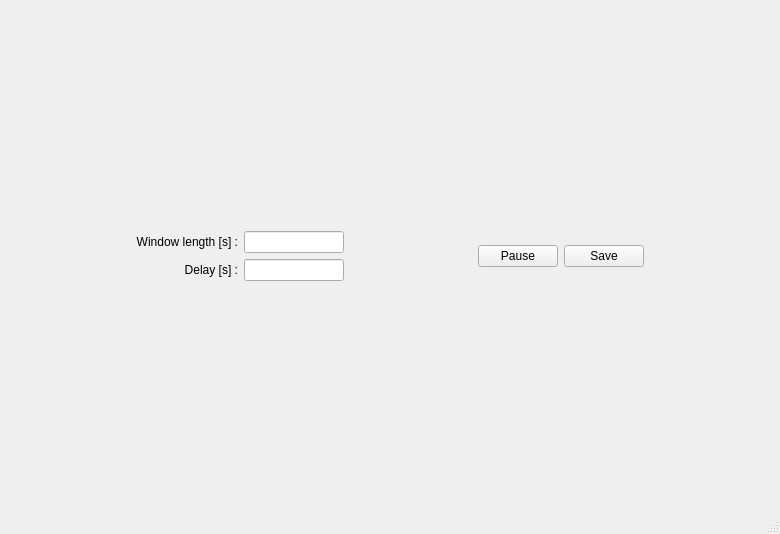
<?xml version="1.0" encoding="UTF-8"?>
<ui version="4.0">
 <class>MainWindow</class>
 <widget class="QMainWindow" name="MainWindow">
  <property name="geometry">
   <rect>
    <x>0</x>
    <y>0</y>
    <width>780</width>
    <height>534</height>
   </rect>
  </property>
  <property name="windowTitle">
   <string>MainWindow</string>
  </property>
  <widget class="QWidget" name="centralwidget">
   <layout class="QVBoxLayout" name="verticalLayout_3">
    <item>
     <layout class="QVBoxLayout" name="graph"/>
    </item>
    <item>
     <layout class="QHBoxLayout" name="horizontalLayout">
      <item>
       <spacer name="horizontalSpacer">
        <property name="orientation">
         <enum>Qt::Horizontal</enum>
        </property>
        <property name="sizeHint" stdset="0">
         <size>
          <width>40</width>
          <height>20</height>
         </size>
        </property>
       </spacer>
      </item>
      <item>
       <layout class="QGridLayout" name="gridLayout_5">
        <item row="1" column="1">
         <widget class="QLineEdit" name="delay_lineEdit">
          <property name="maximumSize">
           <size>
            <width>100</width>
            <height>16777215</height>
           </size>
          </property>
          <property name="font">
           <font>
            <pointsize>9</pointsize>
           </font>
          </property>
         </widget>
        </item>
        <item row="1" column="0">
         <widget class="QLabel" name="label_2">
          <property name="font">
           <font>
            <pointsize>9</pointsize>
           </font>
          </property>
          <property name="text">
           <string>Delay [s] :</string>
          </property>
          <property name="alignment">
           <set>Qt::AlignRight|Qt::AlignTrailing|Qt::AlignVCenter</set>
          </property>
         </widget>
        </item>
        <item row="0" column="0">
         <widget class="QLabel" name="label_3">
          <property name="font">
           <font>
            <pointsize>9</pointsize>
           </font>
          </property>
          <property name="text">
           <string>Window length [s] :</string>
          </property>
          <property name="alignment">
           <set>Qt::AlignRight|Qt::AlignTrailing|Qt::AlignVCenter</set>
          </property>
         </widget>
        </item>
        <item row="0" column="1">
         <widget class="QLineEdit" name="windowLength_lineEdit">
          <property name="maximumSize">
           <size>
            <width>100</width>
            <height>16777215</height>
           </size>
          </property>
          <property name="font">
           <font>
            <pointsize>9</pointsize>
           </font>
          </property>
         </widget>
        </item>
       </layout>
      </item>
      <item>
       <spacer name="horizontalSpacer_3">
        <property name="orientation">
         <enum>Qt::Horizontal</enum>
        </property>
        <property name="sizeHint" stdset="0">
         <size>
          <width>40</width>
          <height>20</height>
         </size>
        </property>
       </spacer>
      </item>
      <item>
       <widget class="QPushButton" name="pauseButton">
        <property name="font">
         <font>
          <pointsize>9</pointsize>
         </font>
        </property>
        <property name="text">
         <string>Pause</string>
        </property>
       </widget>
      </item>
      <item>
       <widget class="QPushButton" name="saveButton">
        <property name="font">
         <font>
          <pointsize>9</pointsize>
         </font>
        </property>
        <property name="text">
         <string>Save</string>
        </property>
       </widget>
      </item>
      <item>
       <spacer name="horizontalSpacer_2">
        <property name="orientation">
         <enum>Qt::Horizontal</enum>
        </property>
        <property name="sizeHint" stdset="0">
         <size>
          <width>40</width>
          <height>20</height>
         </size>
        </property>
       </spacer>
      </item>
     </layout>
    </item>
   </layout>
  </widget>
  <widget class="QStatusBar" name="statusBar"/>
 </widget>
 <resources/>
 <connections/>
</ui>
